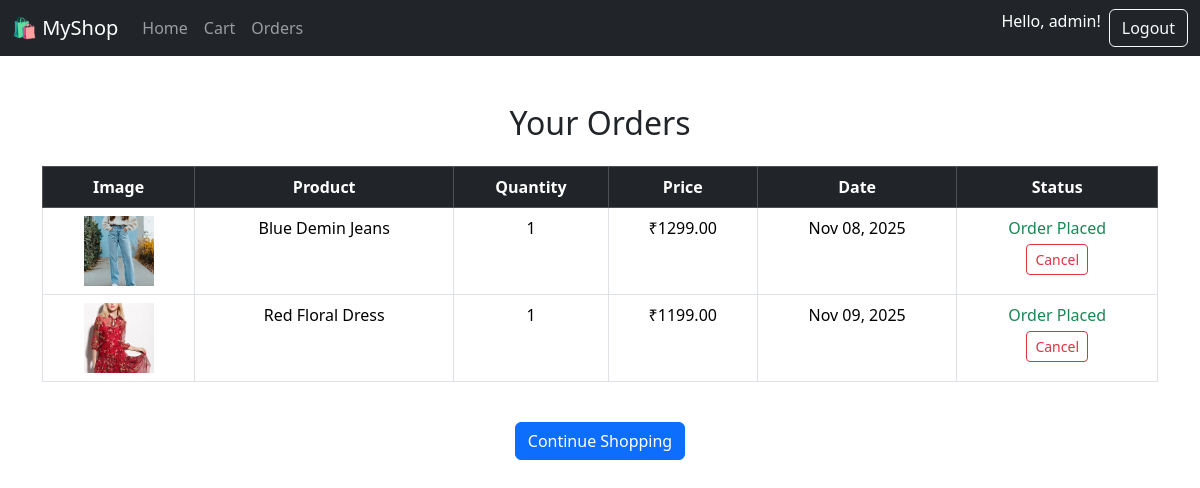
Screenshot of /orders/ (signed in) with the database file from the repository.
### store/models.py (models this page shows, shortened)
class Order(models.Model):
    STATUS_CHOICES = [
        ('Pending', 'Pending'),
        ('Shipped', 'Shipped'),
        ('Delivered', 'Delivered'),
        ('Cancelled', 'Cancelled'),
    ]
    user = models.ForeignKey(User, on_delete=models.CASCADE)
    product = models.ForeignKey(Product, on_delete=models.CASCADE)
    quantity = models.PositiveIntegerField(default=1)
    total_price = models.DecimalField(max_digits=10, decimal_places=2, blank=True, null=True)
    status = models.CharField(max_length=20,default='order placed')
    created_at = models.DateTimeField(auto_now_add=True)

class Product(models.Model):
    name = models.CharField(max_length=100)
    description = models.TextField(blank=True, null=True)
    price = models.DecimalField(max_digits=8, decimal_places=2)
    stock = models.PositiveIntegerField(default=0)
    image = models.ImageField(upload_to='product_images/', blank=True, null=True)
    created_at = models.DateTimeField(auto_now_add=True)

### store/views.py (the view)
# urls.py: path('orders/', views.view_orders, name='view_orders'),
@login_required
def view_orders(request):
    orders = Order.objects.filter(user=request.user).exclude(status='Cancelled')
    context = {'orders': orders}
    return render(request, 'orders.html', context)

### store/templates/orders.html (shortened to what this page needs)
<!DOCTYPE html>
<html lang="en">
<head>
  <link href="https://cdn.jsdelivr.net/npm/bootstrap@5.3.3/dist/css/bootstrap.min.css" rel="stylesheet">
</head>
<body>
  {% include 'navbar.html' %}
  <div class="container mt-5">
    <h2 class="text-center mb-4">Your Orders</h2>
    {% if orders %}
    <div class="table-responsive">
      <table class="table table-bordered text-center">
        <thead class="table-dark">
          <tr>
            <th>Image</th>
            <th>Product</th>
            <th>Quantity</th>
            <th>Price</th>
            <th>Date</th>
            <th>Status</th>
          </tr>
        </thead>
        <tbody>
          {% for order in orders %}
          <tr>
  <td><img src="{{ order.product.image.url }}" width="70" height="70" style="object-fit:cover;"></td>
  <td>{{ order.product.name }}</td>
  <td>{{ order.quantity }}</td>
  <td>₹{{ order.product.price }}</td>
  <td>{{ order.created_at|date:"M d, Y" }}</td>
  <td>
    {% if order.status != "Cancelled" %}
      <span class="text-success">{{ order.status }}</span>
      <br>
      <a href="{% url 'cancel_order' order.id %}" class="btn btn-sm btn-outline-danger mt-1">Cancel</a>
    {% else %}
      <span class="text-danger fw-bold">Cancelled</span>
    {% endif %}
  </td>
</tr>
          {% endfor %}
        </tbody>
      </table>
    </div>
    {% else %}
      <p class="text-center text-muted">You have no orders yet.</p>
    {% endif %}
    <div class="text-center mt-4">
      <a href="/" class="btn btn-primary">Continue Shopping</a>
    </div>
  </div>
</body>
</html>

### store/templates/navbar.html (shortened to what this page needs)
<nav class="navbar navbar-expand-lg navbar-dark bg-dark">
  <div class="container-fluid">
    <a class="navbar-brand" href="/">🛍 MyShop</a>
    <div class="collapse navbar-collapse" id="navbarNav">
      <ul class="navbar-nav me-auto mb-2 mb-lg-0">
        <li class="nav-item">
          <a class="nav-link" href="/">Home</a>
        </li>
        <li class="nav-item">
          <a class="nav-link" href="{% url 'view_cart' %}">Cart</a>
        </li>
        <li class="nav-item">
          <a class="nav-link" href="{% url 'view_orders' %}">Orders</a>
        </li>
      </ul>
      <ul class="navbar-nav">
        {% if user.is_authenticated %}
          <li class="nav-item">
            <span class="navbar-text text-white me-2">Hello, {{ user.username }}!</span>
          </li>
          <li class="nav-item">
            <a class="btn btn-outline-light" href="{% url 'logout' %}">Logout</a>
          </li>
        {% endif %}
      </ul>
    </div>
  </div>
</nav>

### rows the page displays
Order: product.image (picture), product.name "Blue Demin Jeans", quantity "1", product.price "1299.00", created_at "Nov 08, 2025", status "Order Placed"
Order: product.image (picture), product.name "Red Floral Dress", quantity "1", product.price "1199.00", created_at "Nov 09, 2025", status "Order Placed"

### other values shown
{{ user.username }} "admin"
